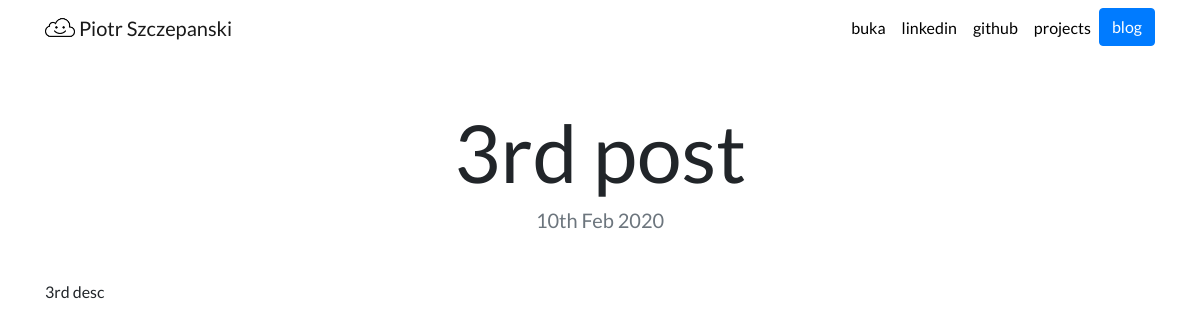
/blog/3/, run on an earlier commit of the app's database.
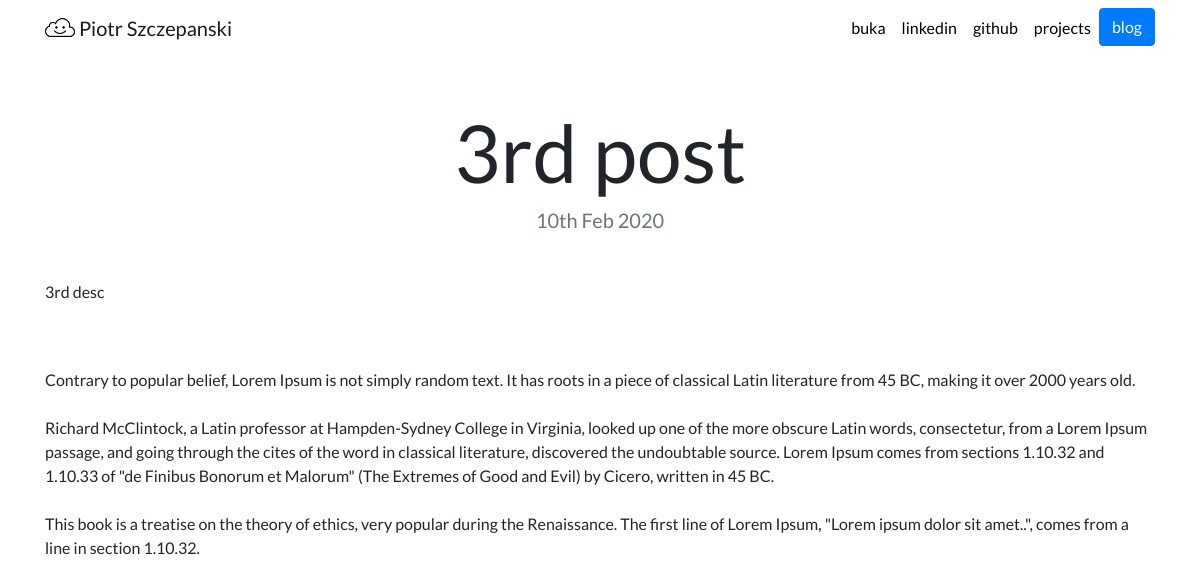
And on a later commit of the database.
### app_blog/models.py (models this page shows, shortened)
class Post(models.Model):
    title = models.CharField(max_length=200)
    description = models.TextField()
    date = models.DateField()

### app_blog/views.py (the view)
# urls.py: path('<int:post_id>/', views.detail, name='detail'),
def detail(request, post_id):
    post = get_object_or_404(Post, pk=post_id)
    return render(request, 'app_blog_post/detail.html',{'post':post})

### app_blog/templates/app_blog_post/detail.html
{% extends "app_proj_root/base.html" %}
{% load static %}
{% block content %}
<h1 class="text-center mt-5" id="post-detail-title">{{ post.title }}</h1>
<h5 class="text-center text-muted mb-5">{{ post.date|date:'jS M Y' }}</h5>
{{ post.description|safe }}
{% endblock %}

What changed in the data, as far as the page shows it:
changed Post "3rd post": description "3rd desc" → "3rd desc Contrary to popular belief, Lorem Ipsum is not simply random text. It has roots in a piece of classical Latin literature from 45 BC, making it over 2000 years old. Richard McClintock, a Latin professor at Hampden-Sydney College in Virginia, looked up one of the more obscure Latin words, consectetur, from a Lorem Ipsum passage, and going through the cites of the word in classical literature, discovered the undoubtable source. Lorem Ipsum comes from sections 1.10.32 and 1.10.33 of \"de Finibus Bonorum et Malorum\" (The Extremes of Good and Evil) by Cicero, written in 45 BC. This book is a treatise on the theory of ethics, very popular during the Renaissance. The first line of Lorem…"
